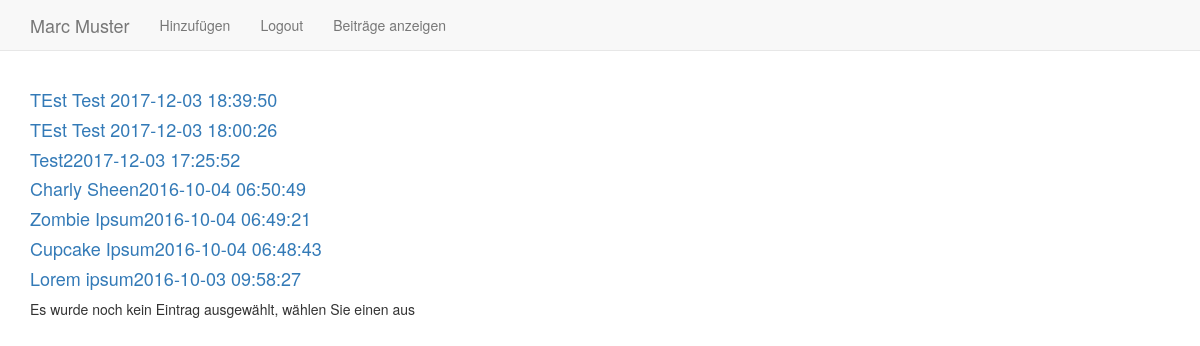
/index.php?function=entries_public&bid=0 (signed in), run on an earlier commit of the app's database.
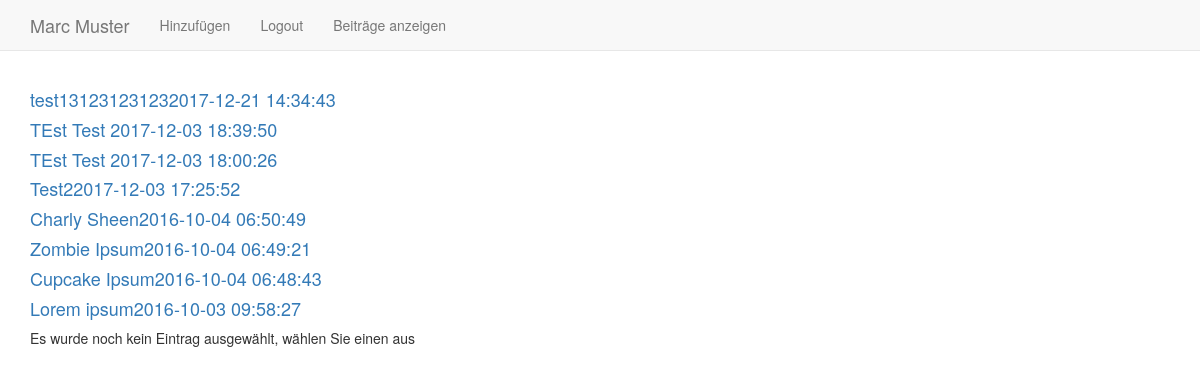
And on a later commit of the database.
### tables this page shows
CREATE TABLE "user" (
	`uid`	INTEGER PRIMARY KEY AUTOINCREMENT,
	`name`	TEXT,
	`email`	TEXT NOT NULL UNIQUE,
	`password`	TEXT NOT NULL,
	`role`	INTEGER NOT NULL
);

CREATE TABLE `entry` (
	`eid`	INTEGER PRIMARY KEY AUTOINCREMENT,
	`uid`	INTEGER NOT NULL,
	`tid`	INTEGER,
	`datetime`	INTEGER NOT NULL,
	`title`	TEXT NOT NULL,
	`content`	TEXT NOT NULL,
	`picture1`	TEXT,
	`picture2`	TEXT,
	`picture3`	TEXT,
	FOREIGN KEY(`uid`) REFERENCES `user`(`uid`),
	FOREIGN KEY(`tid`) REFERENCES `topic`(`tid`)
);

### include/functions_db.php (called while the page is built, shortened)
<?php
  function getUserName($uid) {
	$db = getValue('cfg_db');
	$result = $db->query("SELECT name, email FROM user WHERE uid=".$uid);
	if ($user = $result->fetchArray()) {
	  if (strlen($user[0]) > 0) return $user[0];
	  else return $user[1];
	} else return "";
  }
  function getEntries($uid) {
	$alle = [];
	$db = getValue('cfg_db');
	$entries = $db->query("SELECT eid, datetime, title, content, picture1, picture2, picture3 FROM entry WHERE uid=$uid ORDER BY eid DESC");
	while ($entry = $entries->fetchArray()) {
	  $alle[] = $entry;
	}
	return $alle;
  }
?>

### entries_public.php (the view, shortened to what this page needs)
<?php
    if(isset($_SESSION['uid'])&&$_SESSION['uid']!=0) {
        foreach (getEntries($_SESSION['uid']) as $entry) {
            echo("<div >
                            <a  href='index.php?function=entries_public&bid=$blogId&eid=$entry[eid]'><h4> " . $entry['title'] . date("Y-m-d\   H:i:s", $entry['datetime']) . "</h4></a></div>");
        }
        if (!isset($_GET['eid'])) {
            echo("Es wurde noch kein Eintrag ausgewählt, wählen Sie einen aus");
        }
}
?>

### index.php (shortened to what this page needs)
<?php
  require_once("include/functions_db.php");
  if (isset($_GET['function'])) $function = $_GET['function'];
  else $function = "login";
  if (isset($_GET['bid'])) $blogId = $_GET['bid'];
  else $blogId = 0;
?>
<!DOCTYPE html>
<html lang="de">
<head>
  <link href="css/bootstrap.min.css" rel="stylesheet" />
</head>
<body>
  <nav class="navbar navbar-default navbar-fixed-top">
	<div class="container">
      <div class="navbar-header">
		<a class="navbar-brand"><?php
            if(isset($_SESSION['uid'])&&$_SESSION['uid']!=0){
                echo(getUserName($_SESSION['uid']));
            }
            else if(isset($blogId)&&$blogId!=0){
                echo(getUserName($blogId));
            } else{
                echo("Kein Blog gewählt");
            }?></a>
      </div>
      <ul class="nav navbar-nav">
		<?php
        if(isset($_SESSION['uid'])&&$_SESSION['uid']!=0){
                echo "<li><a href='index.php?function=addEntry&bid=$blogId'>Hinzufügen</a></li>";
                echo "<li><a href='index.php?function=logout&bid=$blogId'>Logout</a></li>";
                echo "<li><a href='index.php?function=entries_public&bid=$blogId'>Beiträge anzeigen</a></li>";
            }
        else {
            echo "<li><a href='index.php?function=login&bid=$blogId'>Login</a></li>";
            echo "<li><a href='index.php?function=blogs&bid=$blogId'>Blog wählen</a></li>";
            echo "<li><a href='index.php?function=entries_public&bid=$blogId'>Beiträge anzeigen</a></li>";
        }
		  ?>
      </ul>
	</div>
  </nav>
  <div class="container" style="margin-top:80px">
  <?php
	require_once("$function.php");
  ?>
  </div>
</body>
</html>

What changed in the data, as far as the page shows it:
added entry: title "test13123123123", datetime "2017-12-21 14:34:43"
